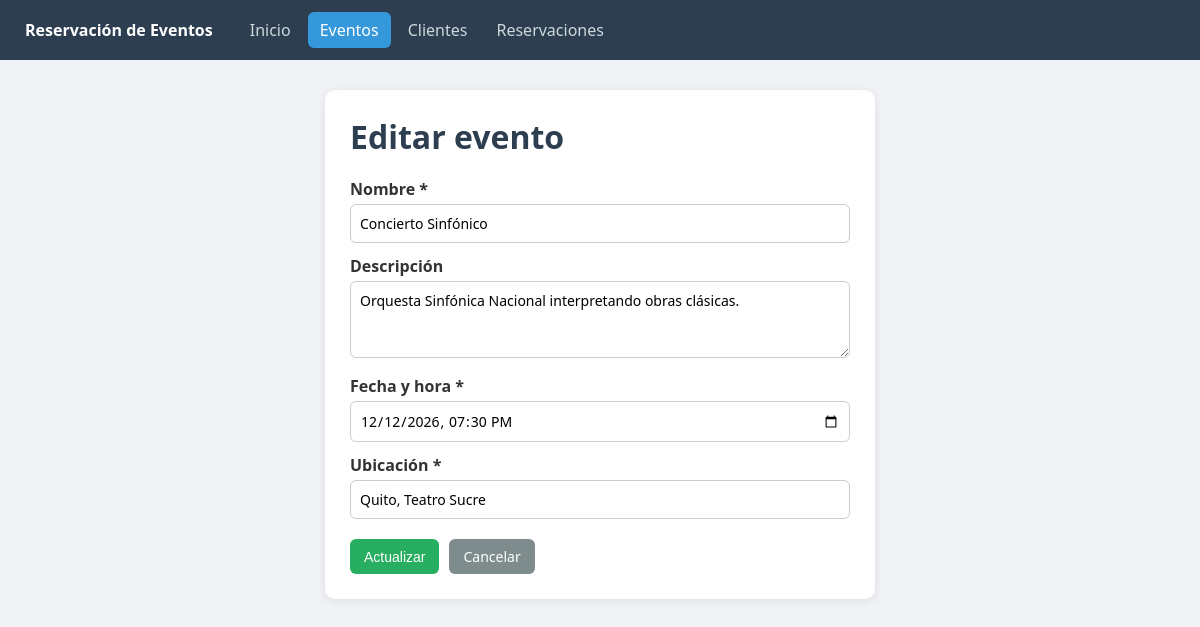
The app's page /evento_form.php?id=1 with its own data.
### tables this page shows
CREATE TABLE IF NOT EXISTS eventos (
    evento_id INT AUTO_INCREMENT PRIMARY KEY,
    nombre VARCHAR(120) NOT NULL,
    descripcion TEXT,
    fecha DATETIME NOT NULL,
    ubicacion VARCHAR(200) NOT NULL
);

### config/Database.php (called while the page is built)
<?php
class Database
{
    private string $host = "localhost";
    private string $dbName = "reservacion_eventos";
    private string $user = "root";
    private string $password = "";
    private static ?PDO $conexion = null;
    public function conectar(): PDO
    {
        if (self::$conexion === null) {
            try {
                $dsn = "mysql:host={$this->host};dbname={$this->dbName};charset=utf8mb4";
                self::$conexion = new PDO($dsn, $this->user, $this->password);
                self::$conexion->setAttribute(PDO::ATTR_ERRMODE, PDO::ERRMODE_EXCEPTION);
                self::$conexion->setAttribute(PDO::ATTR_DEFAULT_FETCH_MODE, PDO::FETCH_ASSOC);
            } catch (PDOException $e) {
                die("Error de conexión: " . $e->getMessage());
            }
        }
        return self::$conexion;
    }
}

### models/Evento.php (called while the page is built, shortened)
<?php
require_once __DIR__ . "/../config/Database.php";
class Evento
{
    private string $nombre = "";
    private string $descripcion = "";
    private string $fecha = "";
    private string $ubicacion = "";
    private PDO $db;
    private string $tabla = "eventos";
    public function __construct()
    {
        $this->db = (new Database())->conectar();
    }
    public function getNombre(): string { return $this->nombre; }
    public function setNombre(string $nombre): void { $this->nombre = trim($nombre); }
    public function getDescripcion(): string { return $this->descripcion; }
    public function setDescripcion(string $descripcion): void { $this->descripcion = trim($descripcion); }
    public function setFecha(string $fecha): void { $this->fecha = trim($fecha); }
    public function getUbicacion(): string { return $this->ubicacion; }
    public function setUbicacion(string $ubicacion): void { $this->ubicacion = trim($ubicacion); }
    public function getFechaInput(): string
    {
        return $this->fecha !== "" ? date("Y-m-d\TH:i", strtotime($this->fecha)) : "";
    }
    public function buscarPorId(int $id): bool
    {
        $stmt = $this->db->prepare("SELECT * FROM {$this->tabla} WHERE evento_id = :id");
        $stmt->execute([":id" => $id]);
        $fila = $stmt->fetch();
        return true;
    }
}

### includes/funciones.php (called while the page is built, shortened)
<?php
function e($txt) { return htmlspecialchars((string)$txt, ENT_QUOTES, "UTF-8"); }

### evento_form.php (the view, shortened to what this page needs)
<?php
require_once "models/Evento.php";
require_once "includes/funciones.php";
$evento = new Evento();
$esEdicion = false;
if (isset($_GET["id"])) {
    $esEdicion = $evento->buscarPorId((int)$_GET["id"]);
}
$titulo = $esEdicion ? "Editar evento" : "Nuevo evento";
require "includes/header.php";
?>
<div class="contenedor angosto">
    <h1><?= $titulo ?></h1>
    <form method="POST" class="formulario">
        <label>Nombre *</label>
        <input type="text" name="nombre" maxlength="120" required value="<?= e($evento->getNombre()) ?>">
        <label>Descripción</label>
        <textarea name="descripcion" rows="3"><?= e($evento->getDescripcion()) ?></textarea>
        <label>Fecha y hora *</label>
        <input type="datetime-local" name="fecha" required value="<?= e($evento->getFechaInput()) ?>">
        <label>Ubicación *</label>
        <input type="text" name="ubicacion" maxlength="200" required value="<?= e($evento->getUbicacion()) ?>">
        <div class="botones">
            <button type="submit" class="btn verde"><?= $esEdicion ? "Actualizar" : "Guardar" ?></button>
            <a href="eventos.php" class="btn gris">Cancelar</a>
        </div>
    </form>
</div>
<?php require "includes/footer.php"; ?>

### css/estilos.css (style rules this page uses)
* { box-sizing: border-box; margin: 0; padding: 0; }
body { font-family: "Segoe UI", Arial, sans-serif; background: #f0f2f5; color: #333; }
.contenedor { max-width: 1150px; margin: 30px auto; background: #fff; padding: 25px; border-radius: 10px; box-shadow: 0 2px 10px rgba(0,0,0,.08); }
.contenedor.angosto { max-width: 550px; }
h1 { margin-bottom: 20px; color: #2c3e50; }
input, textarea, select { width: 100%; padding: 9px; border: 1px solid #ccc; border-radius: 6px; font-size: 14px; font-family: inherit; background: #fff; }
.btn { display: inline-block; padding: 8px 14px; border: none; border-radius: 6px; background: #3498db; color: #fff; text-decoration: none; font-size: 14px; cursor: pointer; white-space: nowrap; }
.verde { background: #27ae60; }
.gris { background: #7f8c8d; }
.formulario label { display: block; margin: 12px 0 4px; font-weight: 600; }
.botones { margin-top: 20px; display: flex; gap: 10px; }

### records on screen
eventos: titulo "Editar evento", nombre "Concierto Sinfónico", descripcion "Orquesta Sinfónica Nacional interpretando obras clásicas.", fecha "12/12/2026 19:30", ubicacion "Quito, Teatro Sucre"
